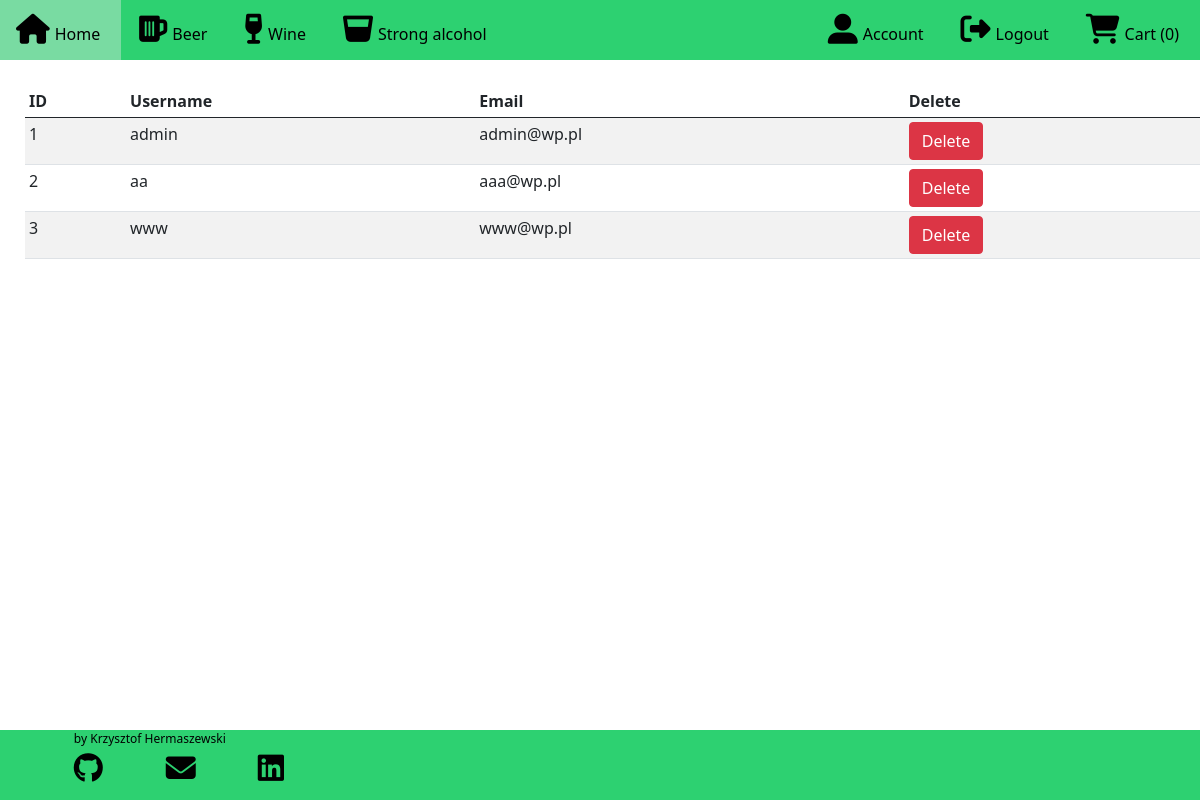
The page /admin/users/ (signed in) on the database as committed earlier.
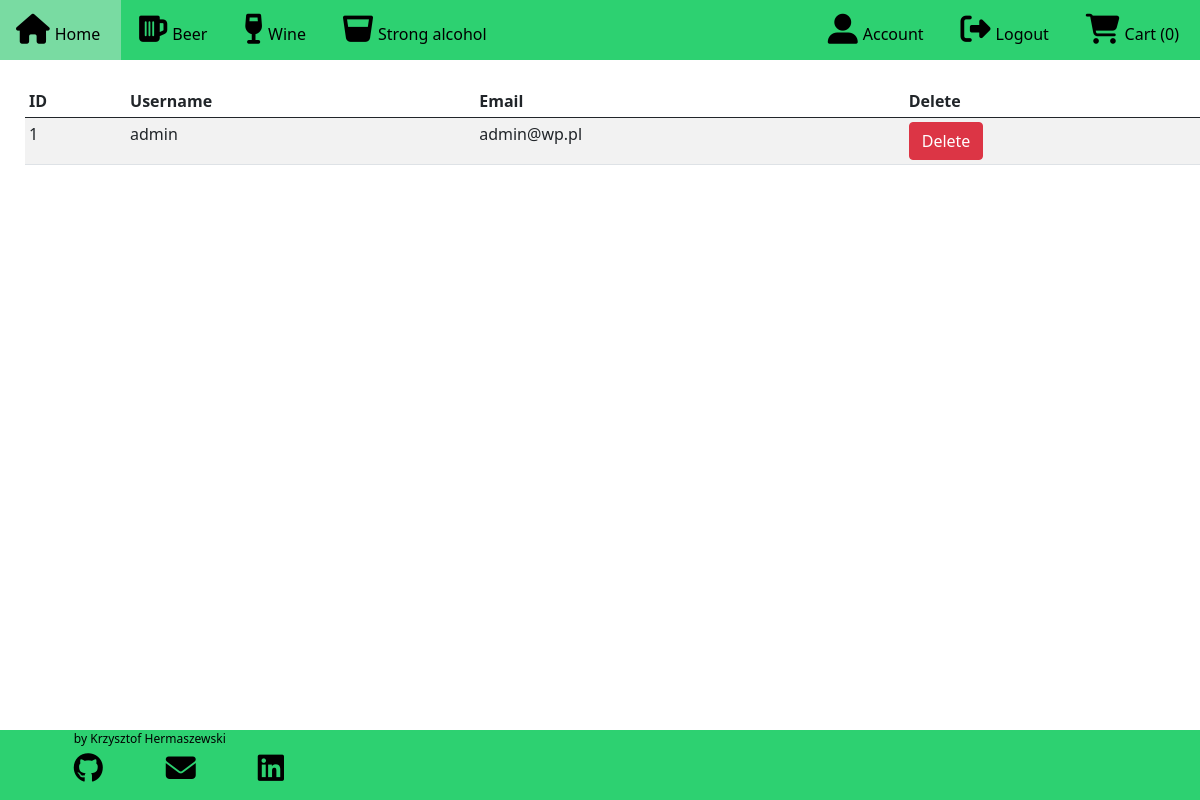
The same page on the database as committed later.
### alco_taxi/models.py (models this page shows, shortened)
class User(db.Model, UserMixin):
    id = db.Column(db.Integer, primary_key=True)
    username = db.Column(db.String(20), unique=True, nullable=False)
    email = db.Column(db.String(100), unique=True, nullable=False)
    password = db.Column(db.String(60), nullable=False)

### alco_taxi/routes.py (the view)
@app.route('/admin/users/', methods=['GET', 'POST'])
def admin_users():
    if current_user.is_authenticated and current_user.username == 'admin':
        users = User.query.all()
        return render_template("admin_users.html", users=users)
    else:
        flash(f"You don't have access to this section",'danger')
        return render_template("home.html")

### alco_taxi/models.py (called while the page is built)
@login_manager.user_loader
def load_user(user_id):
    return User.query.get(int(user_id))

### alco_taxi/routes.py (called while the page is built)
@app.context_processor
def context_processor():
    products = Product.query.all()
    return dict(products=products)

### alco_taxi/templates/admin_users.html (shortened to what this page needs)
{% extends "base.html" %}
{% block content %}
<div class="conteiner">
    <table class="table table-striped table-sm">
    <thead>
        <th>ID</th>
        <th>Username</th>
        <th>Email</th>
        <th>Delete</th>
    </thead>
    <tbody>
        {% for user in users %}
        <tr>
            <td>{{ loop.index }}</td>
            <td>{{ user.username }}</td>
            <td>{{ user.email }}</td>
            <td><a href="{{url_for('admin_delete_users', id=user.id)}}" class="btn btn-danger">Delete</a></td>
         </tr>
         {% endfor %}
{% endblock content %}

Rows that differ between the two databases and show on the page:
removed User: username "aa", email "aaa@wp.pl"
removed User: username "www", email "www@wp.pl"
